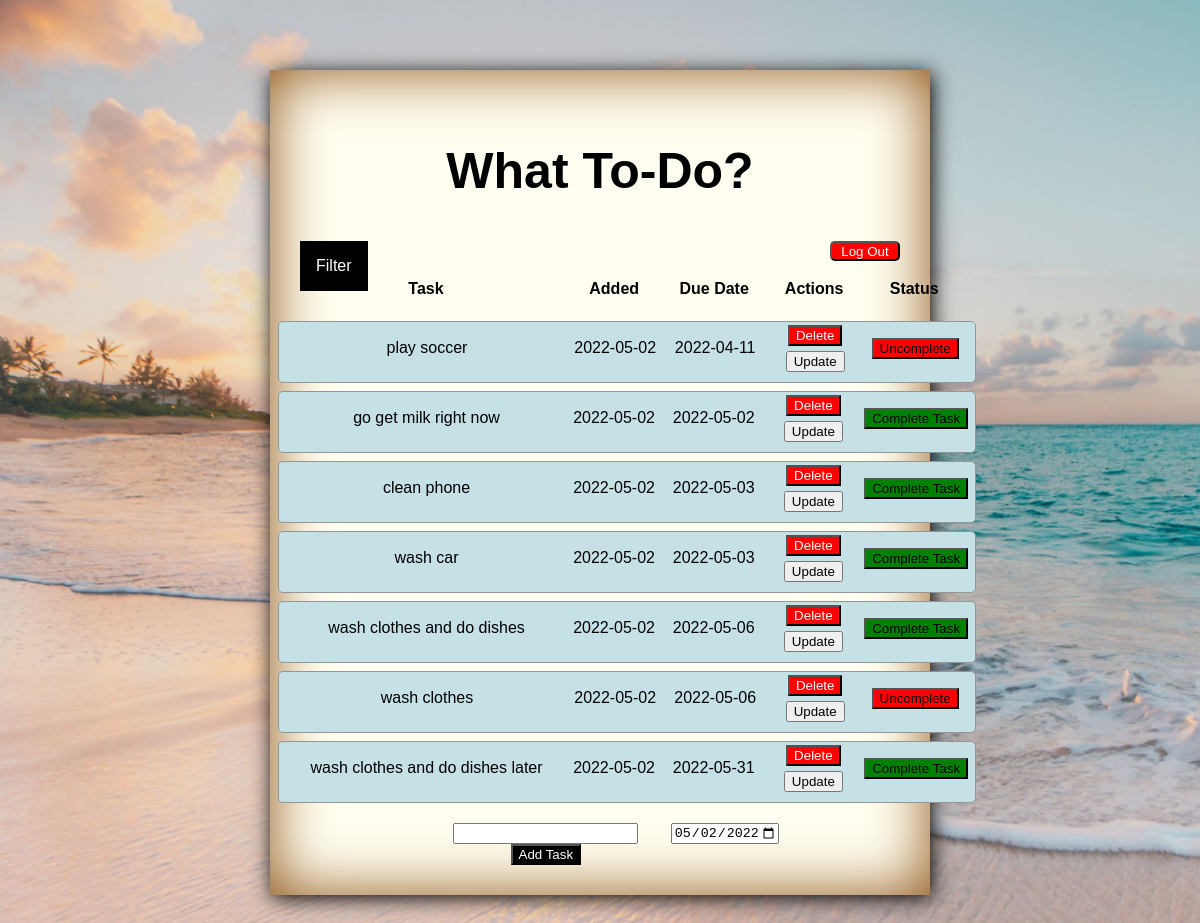
The app's page /datedue (signed in) with its own data.
### app.py (models this page shows, shortened)
class Todo(db.Model):
    __table_name__ = "todo"
    id = db.Column(db.Integer, primary_key=True)
    user_id = db.Column(db.Integer, db.ForeignKey("user.id"))
    content = db.Column(db.String(200), nullable=False)
    completed = db.Column(db.Boolean, default=False)
    date_due = db.Column(db.DateTime, nullable=False, default=datetime.utcnow)
    date_completed = db.Column(db.DateTime, default=datetime.utcnow)
    date_created = db.Column(db.DateTime, default=datetime.utcnow)

### app.py (the view)
@app.route("/datedue")
def date_due():
    tasks = Todo.query.order_by(Todo.date_due).filter_by(
        user_id=current_user.id).all()
    logged_in_user = User.query.filter_by(id=current_user.id).first()
    return render_template("index.html", tasks=tasks, user=logged_in_user)

### app.py (called while the page is built)
@login_manager.user_loader
def load_user(user_id):
    if user_id is not None:
        return User.query.get(user_id)
    return None

### templates/index.html (shortened to what this page needs)
{% extends 'base.html' %}
{% block body %}
<div class="container">
    <div class="backgroudC">
<section>
<div>
    <h1>What To-Do?</h1>
</div>
<div>
    <a href="/logout"><button class="logoutBtn">Log Out</button></a>
</div>
</section>
<div>
    <ul>
        <li>Filter</a>
        </li>
    </ul>
  </div>
<div class="table-container">
    {% if tasks|length < 1 %}
    <h4>There are no tasks. Create a task.</h4>
    {% else %}
    <table>
        <tr class="table-headers">
            <th class="th1">Task</th>
            <th class="th2">Added</th>
            <th class="th3">Due Date</th>
            <th class="th4">Actions</th>
            <th class="th5">Status</th>
        </tr>
        {% for task in tasks %}
            <tr class="tasks">
                <td class="task">{{ task.content }}</td>
                <td class="added">{{ task.date_created.date() }}</td>
                <td class="dueDate">{{task.date_due.date()}}</td>
                <td class="actions">
                    <a href="/delete/{{ task.id }}"><button class="deleteBtn ">Delete</button></a>
                    <br>
                    <a href="/update/{{ task.id }}"><button>Update</button></a>
                </td>
                <td class="completed">
                    {% if task.completed == True %}
                    <form action="/incomplete/{{ task.id }}" method="POST">
                        <input type="submit" class="uncompleteBtn" value="Uncomplete" />
                    </form>
                    {% else %}
                    <form action="/complete/{{ task.id }}" method="POST" >
                        <input
                        type="submit"
                        class="completeBtn"
                        value="Complete Task"
                        />
                    </form>
                    {% endif %}
                </td>
            </tr>
        {% endfor %}
    </table>
    {% endif %}
</div>
    <form class="calandaddBtn" action="/" method="POST">
        <div class="addtaskContainer">
            <input type="text" name="content" id="content">
            <input type="submit" class="addTaskBtn" value="Add Task">
        </div>
        <div>
            <input
              class="calender"
              type="date"
              id="date"
              name="date_due"
              value= "2022-05-02"
              min="2022-05-02"
              max="2028-12-31"
              style="margin-right: 2%"
            />
          </div>
    </form>
    </div>
</div>
{% endblock %}

### static/css/main.css (style rules this page uses)
body { margin: 0; font-family: sans-serif; }
h1 { color: black; font-family: sans-serif; font-size: 50px; }
.container { margin: 0px; margin-left: 0px; margin-right: 0px; width: 100%; height: 70%; padding: 70px 0; text-align: center; }
.backgroudC { padding: 30px; width: 50%; margin: auto; justify-content: center; box-shadow: 2px 3px 20px black, 0 0 60px #8a4d0f inset; background: #fffef0; }
.table-container { display: flex; justify-content: center; margin: auto; width: 85%; padding: 10px; }
.table-headers { border-radius: 5px; align-items: center; justify-content: space-between; height: 30px; margin-bottom: 8px; padding: 5px 10px; display: flex; width: 95%; }
.tasks { border-radius: 5px; align-items: center; justify-content: space-between; border: 1px solid #939697; cursor: pointer; background-color: #c5e1e6; height: 50px; margin-bottom: 8px; padding: 5px 10px; display: flex; width: 95%; }
.th1 { width: 280px; height: auto; margin: 0px 0px 8px; }
.th2 { width: 100px; height: auto; margin: 0px 0px 8px; }
.th3 { width: 100px; height: auto; margin: 0px 0px 8px; }
.th4 { width: 100px; height: auto; margin: 0px 0px 8px; }
.th5 { width: 100px; height: auto; margin: 0px 0px 8px; }
.task { width: 280px; height: auto; margin: 0px 0px 8px; }
.added { width: 100px; height: auto; margin: 0px 0px 8px; }
.dueDate { width: 100px; height: auto; margin: 0px 0px 8px; }
.actions { width: 100px; height: auto; margin: 0px 0px 8px; }
.completed { width: 100px; height: auto; margin: 0px 0px 8px; }
html { background-image: url("/static/backgroundjpg.jpg"); background-repeat: no-repeat; background-size: cover; }

### static/css/buttons.css (style rules this page uses)
.deleteBtn { background-color: red; color: white; margin-bottom: 5px; }
.completeBtn { background-color: green; }
.uncompleteBtn { background-color: red; }
.logoutBtn { float: right; background-color: red; color: white; width: 70px; height: 20px; border-radius: 5px; }
.addTaskBtn { background-color: black; color: white; }
.calandaddBtn { display: flex; justify-content: center; }
.addtaskContainer { width: 250px; height: auto; }

### static/css/filter.css (style rules this page uses)
a { text-decoration: none; }
ul { background: black; list-style: none; margin: 0; padding-left: 0; }
li { color: white; background: black; display: block; float: left; padding: 1rem; position: relative; text-decoration: none; transition-duration: 0.5s; }

### records on screen
Todo: content "play soccer", date_created "2022-05-02", date_due "2022-04-11"
Todo: content "go get milk right now", date_created "2022-05-02", date_due "2022-05-02"
Todo: content "clean phone", date_created "2022-05-02", date_due "2022-05-03"
Todo: content "wash car", date_created "2022-05-02", date_due "2022-05-03"
Todo: content "wash clothes and do dishes", date_created "2022-05-02", date_due "2022-05-06"
Todo: content "wash clothes", date_created "2022-05-02", date_due "2022-05-06"
Todo: content "wash clothes and do dishes later", date_created "2022-05-02", date_due "2022-05-31"
